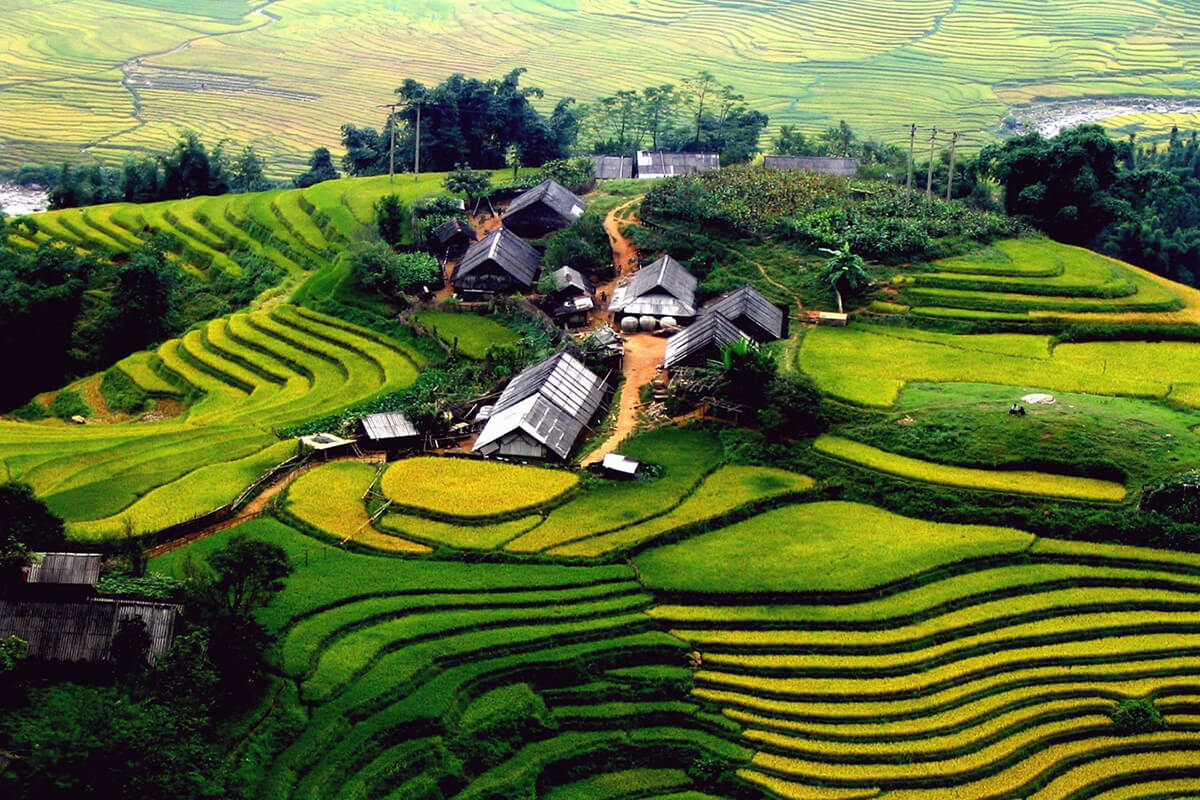
#> input picture datasets/landscape.jpg, 1200 x 800 px, found by its file name
$ python HandbookPractice.py
#> lines starting #> are read from the running program, lines starting #| are printed output that depends on the picture
import numpy as np
import matplotlib.pyplot as plt
import pandas as pd
import seaborn as sns;sns.set()
from sklearn.cluster import KMeans, MeanShift, estimate_bandwidth
from sklearn.datasets import load_digits
from PIL import Image
data = load_digits()
model = KMeans(n_clusters = 10)
model.fit(data.data)
digits = model.cluster_centers_
fig, axes = plt.subplots(2,5)
for ax, num in zip(axes.flat, digits):
    ax.set(xticks = [], yticks = [])
    ax.imshow(num.reshape((8, 8)), cmap = 'binary')
plt.show()
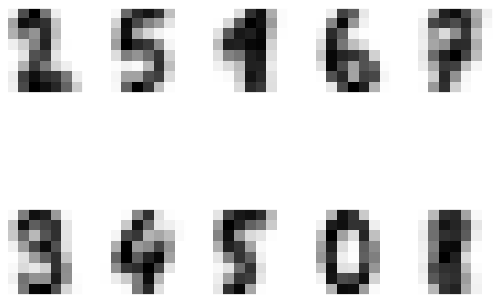
#> figure drawn by matplotlib, 10 panels

image = np.array(Image.open('./datasets/landscape.jpg'))
#> image is the input picture: shape (800, 1200, 3); mean R, G, B 94.8, 108.8, 54.7
origin_shape = image.shape
#> origin_shape = (800, 1200, 3)
origin_image = image
image = image.reshape((-1, 3))
clf = KMeans(n_clusters = 3)
labels = clf.fit_predict(image)
plt.subplot(1, 2, 1)
plt.imshow(origin_image)
plt.axis('off')
plt.subplot(1, 2, 2)
plt.imshow(labels.reshape(origin_shape[:2]))
plt.axis('off')
plt.show()
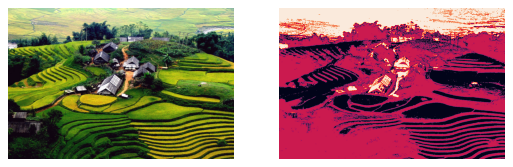
#> figure drawn by matplotlib, 2 panels

$ run again, with datasets/car.png saved as datasets/landscape.jpg
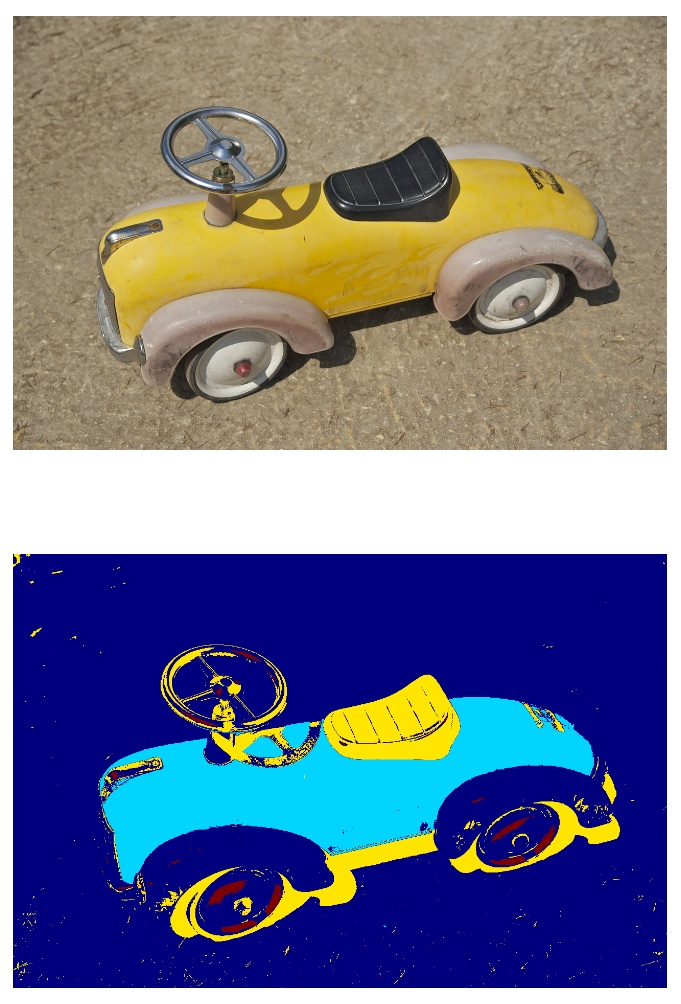
#> input picture datasets/car.png, 681 x 1004 px, found by its file name
#> image is the input picture: shape (1004, 681, 3); mean R, G, B 115.6, 118.9, 140.3
#> `plt.show()`:
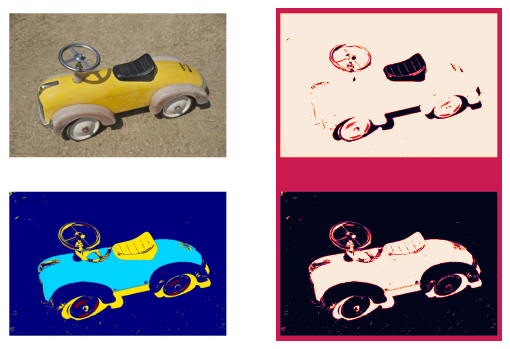
#> figure drawn by matplotlib, 2 panels
